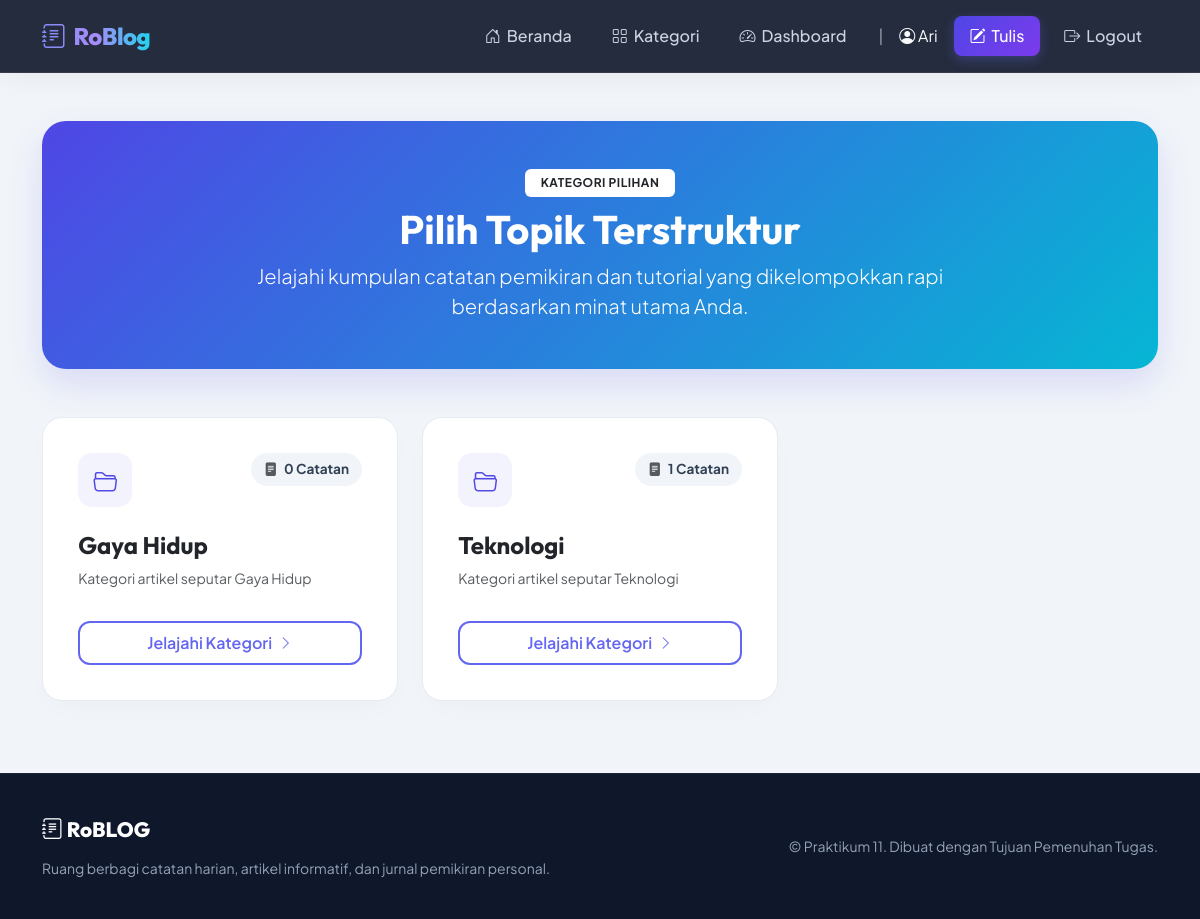
Page /kategori/ (signed in) on the committed database.
### blog/models.py (models this page shows, shortened)
class Category(models.Model):
    name = models.CharField(max_length=100, unique=True)
    slug = models.SlugField(max_length=100, unique=True, blank=True)
    description = models.TextField(blank=True, null=True)
    class Meta:
        verbose_name_plural = "Categories"

### blog/views.py (the view)
# urls.py: path('kategori/', views.category_list, name='category-list'),
def category_list(request):
    categories = Category.objects.all().annotate(post_count=Count('posts'))
    return render(request, 'blog/category_list.html', {
        'categories': categories
    })

### blog/templates/blog/category_list.html (shortened to what this page needs)
{% extends 'blog/base.html' %}
{% block content %}
<div class="cat-header text-center">
    <div class="col-lg-8 mx-auto">
        <span class="badge bg-white text-dark mb-2 px-3 py-2 text-uppercase fw-bold" style="letter-spacing:0.5px;">Kategori Pilihan</span>
        <h1 class="text-white fw-bold">Pilih Topik Terstruktur</h1>
        <p class="lead text-light-50 m-0 opacity-90">
            Jelajahi kumpulan catatan pemikiran dan tutorial yang dikelompokkan rapi berdasarkan minat utama Anda.
        </p>
    </div>
</div>
<div class="row">
    {% if categories %}
        {% for cat in categories %}
            <div class="col-md-6 col-lg-4 mb-4">
                <div class="cat-card">
                    <span class="cat-count-badge"><i class="bi bi-file-text-fill me-1 text-muted"></i> {{ cat.post_count }} Catatan</span>
                    <div>
                        <div class="cat-icon-wrapper">
                            <i class="bi bi-folder2-open"></i>
                        </div>
                        <h4 class="fw-bold text-dark mb-2">{{ cat.name }}</h4>
                        <p class="text-muted small mb-4">
                            {% if cat.description %}
                                {{ cat.description }}
                            {% else %}
                                Telusuri kumpulan catatan dan artikel yang membahas topik seputar {{ cat.name|lower }}.
                            {% endif %}
                        </p>
                    </div>
                    <a href="{% url 'post-list' %}?category={{ cat.slug }}" class="btn btn-premium-outline w-100 mt-2 py-2">
                        Jelajahi Kategori <i class="bi bi-chevron-right small ms-1"></i>
                    </a>
                </div>
            </div>
        {% endfor %}
    {% endif %}
</div>
{% endblock %}

### blog/templates/blog/base.html (shortened to what this page needs)
<!DOCTYPE html>
<html lang="id">
<head>
    <link href="https://cdn.jsdelivr.net/npm/bootstrap@5.3.0/dist/css/bootstrap.min.css" rel="stylesheet">
    <link rel="stylesheet" href="https://cdn.jsdelivr.net/npm/bootstrap-icons@1.11.1/font/bootstrap-icons.css">
</head>
<body>
    <nav class="navbar navbar-expand-lg navbar-dark">
        <div class="container">
            <a class="navbar-brand" href="{% url 'post-list' %}">
                <i class="bi bi-journal-text text-indigo"></i>
                <span>RoBlog</span>
            </a>
            <div class="collapse navbar-collapse" id="mainNavbar">
                <ul class="navbar-nav ms-auto align-items-center gap-2 mt-3 mt-lg-0">
                    <li class="nav-item">
                        <a class="nav-link" href="{% url 'post-list' %}">
                            <i class="bi bi-house-door"></i> Beranda
                        </a>
                    </li>
                    <li class="nav-item">
                        <a class="nav-link" href="{% url 'category-list' %}">
                            <i class="bi bi-grid"></i> Kategori
                        </a>
                    </li>
                    {% if user.is_authenticated %}
                    <li class="nav-item">
                        <a class="nav-link" href="{% url 'dashboard' %}">
                            <i class="bi bi-speedometer2"></i> Dashboard
                        </a>
                    </li>
                    <span class="navbar-text text-light-50 px-2 d-none d-lg-inline">|</span>
                    <li class="nav-item">
                        <span class="navbar-text text-light me-2">
                            <i class="bi bi-person-circle"></i> {{ user.username }}
                        </span>
                    </li>
                    <li class="nav-item">
                        <a class="nav-link btn-write px-3 text-white" href="{% url 'post-create' %}">
                            <i class="bi bi-pencil-square"></i> Tulis
                        </a>
                    </li>
                    <li class="nav-item">
                        <a class="nav-link text-danger-hover" href="{% url 'logout' %}">
                            <i class="bi bi-box-arrow-right"></i> Logout
                        </a>
                    </li>
                    {% endif %}
                </ul>
            </div>
        </div>
    </nav>
    <div class="container my-5">
        {% block content %}{% endblock %}
    </div>
    <footer>
        <div class="container">
            <div class="row align-items-center">
                <div class="col-md-6 text-center text-md-start mb-3 mb-md-0">
                    <span class="footer-brand">
                        <i class="bi bi-journal-text text-indigo"></i> RoBLOG
                    </span>
                    <p class="mb-0 small text">Ruang berbagi catatan harian, artikel informatif, dan jurnal
                        pemikiran personal.</p>
                </div>
                <div class="col-md-6 text-center text-md-end">
                    <p class="mb-0 small">&copy; Praktikum 11. Dibuat dengan Tujuan Pemenuhan Tugas.</p>
                </div>
            </div>
        </div>
    </footer>
</body>
</html>

### blog/templates/blog/base.html (style rules this page uses)
:root { --primary-grad: linear-gradient(135deg, #4f46e5 0%, #7c3aed 100%); --accent-grad: linear-gradient(135deg, #06b6d4 0%, #3b82f6 100%); --navy-dark: #0f172a; --navy-slate: #1e293b; --navy-light: #f8fafc; --text-main: #334155; --text-muted: #64748b; }
body { font-family: 'Plus Jakarta Sans', sans-serif; background-color: #f1f5f9; color: var(--text-main); min-height: 100vh; display: flex; flex-direction: column; overflow-x: hidden; }
h1, h2, h3, h4, h5, h6 { font-family: 'Outfit', sans-serif; font-weight: 700; color: var(--navy-dark); }
.navbar { background: rgba(15, 23, 42, 0.9) !important; backdrop-filter: blur(12px); -webkit-backdrop-filter: blur(12px); border-bottom: 1px solid rgba(255, 255, 255, 0.08); padding: 0.8rem 0; box-shadow: 0 4px 30px rgba(0, 0, 0, 0.05); position: sticky; top: 0; z-index: 1030; transition: all 0.3s ease; }
.navbar-brand { font-family: 'Outfit', sans-serif; font-size: 1.5rem; font-weight: 800; background: linear-gradient(to right, #818cf8, #a78bfa, #22d3ee); -webkit-background-clip: text; -webkit-text-fill-color: transparent; letter-spacing: -0.5px; display: flex; align-items: center; gap: 8px; }
.nav-link { font-weight: 500; color: #cbd5e1 !important; padding: 0.5rem 1rem !important; border-radius: 8px; transition: all 0.2s ease; display: flex; align-items: center; gap: 6px; }
.nav-link.btn-write { background: var(--primary-grad); color: #ffffff !important; box-shadow: 0 4px 12px rgba(99, 102, 241, 0.3); }
.btn-premium-outline { background: transparent; border: 2px solid #6366f1; color: #6366f1; font-weight: 600; border-radius: 12px; padding: 0.5rem 1.4rem; transition: all 0.3s ease; }
footer { background: var(--navy-dark); color: #94a3b8; padding: 2.5rem 0; margin-top: auto; border-top: 1px solid rgba(255, 255, 255, 0.05); }
.footer-brand { font-family: 'Outfit', sans-serif; font-size: 1.3rem; font-weight: 800; color: #ffffff; margin-bottom: 0.8rem; display: inline-block; }

### blog/templates/blog/category_list.html (style rules this page uses)
.cat-header { background: linear-gradient(135deg, #4f46e5 0%, #06b6d4 100%); border-radius: 24px; padding: 3rem 2rem; color: white; margin-bottom: 3rem; box-shadow: 0 15px 35px rgba(79, 70, 229, 0.15); }
.cat-card { border-radius: 20px; background: #ffffff; border: 1px solid rgba(226, 232, 240, 0.8); box-shadow: 0 10px 30px -10px rgba(0, 0, 0, 0.04); transition: all 0.3s cubic-bezier(0.4, 0, 0.2, 1); padding: 2.2rem; display: flex; flex-direction: column; justify-content: space-between; height: 100%; position: relative; overflow: hidden; }
.cat-icon-wrapper { width: 54px; height: 54px; border-radius: 14px; background: rgba(99, 102, 241, 0.08); color: #4f46e5; display: flex; align-items: center; justify-content: center; margin-bottom: 1.5rem; font-size: 1.5rem; }
.cat-count-badge { position: absolute; top: 2.2rem; right: 2.2rem; font-weight: 700; font-size: 0.85rem; padding: 0.4rem 0.8rem; border-radius: 50px; background: #f1f5f9; color: var(--text-main); }

### rows in the picture
Category: post_count "0", name "Gaya Hidup", description "Kategori artikel seputar Gaya Hidup"
Category: post_count "1", name "Teknologi", description "Kategori artikel seputar Teknologi"

### other values in the picture
{{ user.username }} "Ari"
